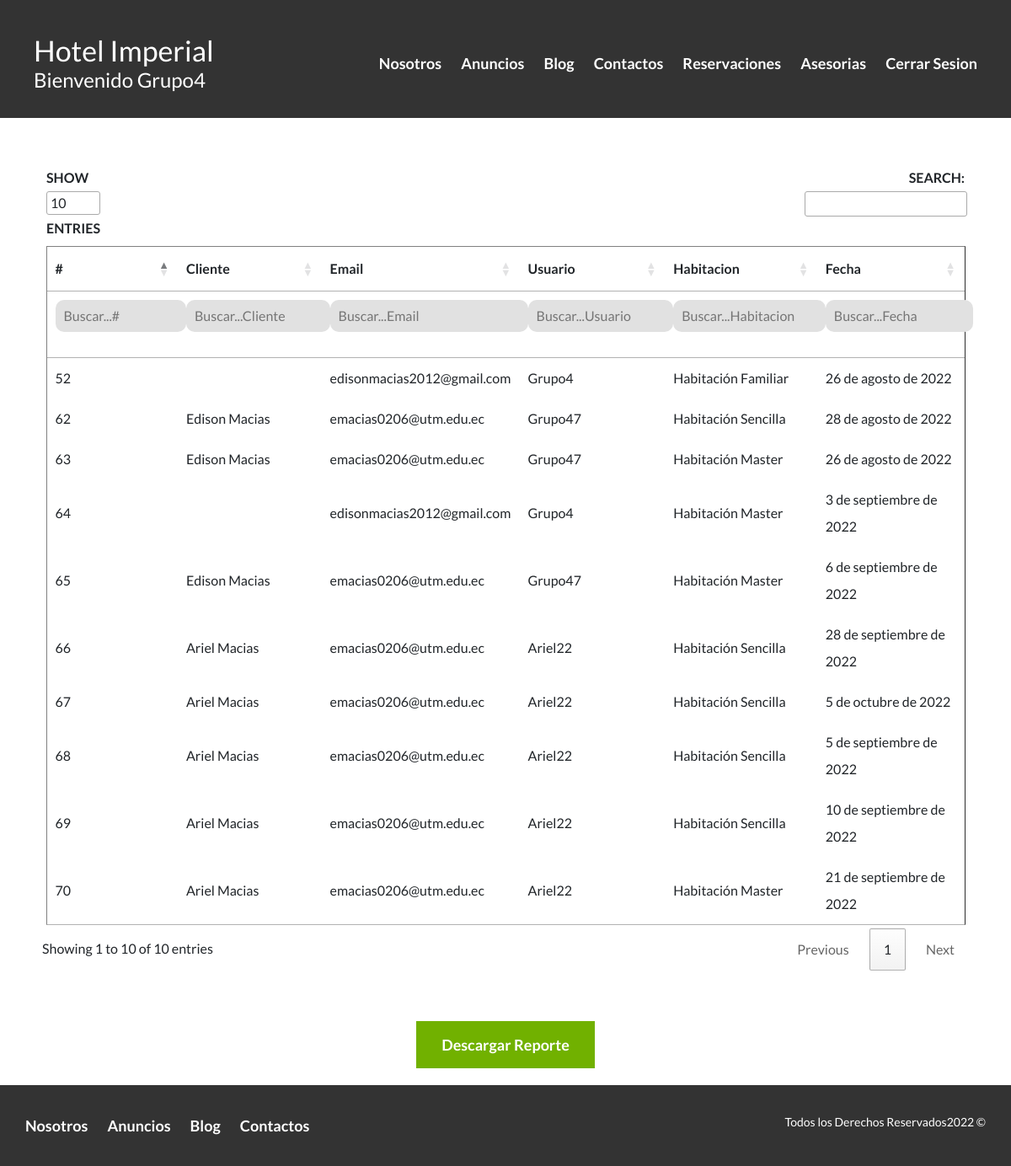
Screenshot of /reservacion/ (signed in) with the database file from the repository.
### Hotel/models.py (models this page shows, shortened)
class Reservation(models.Model):
    date = models.DateField(verbose_name="Fecha de Reservacion")
    cliente = models.CharField(verbose_name="Cliente", max_length=100)
    mail = models.EmailField(verbose_name="Email")
    room = models.CharField(max_length=100,verbose_name="Habitacion")
    user = models.CharField(max_length=100,verbose_name="Usuario")
    class Meta:
        verbose_name = 'Reservacion'
        verbose_name_plural = 'Reservaciones'
        ordering = ["-date"]

### Hotel/views.py (the view)
# urls.py: path('reservacion/', reservacion.as_view(), name="reservacion"),
class reservacion(TemplateView):
    template_name = 'hotel/Reservaciones.html'
    def get(selt, request):
        reser = Reservation.objects.all()
        return render(request, selt.template_name, {'reser': reser})

### Hotel/templates/hotel/Reservaciones.html (shortened to what this page needs)
{% extends 'core/base.html' %}
{% block header %}site-header{% endblock %}
{% block content %}
{% load static %}
<div class="table">
    <table border="1" id="example">
        <thead>
            <th>#</th>
            <th>Cliente</th>
            <th>Email</th>
            <th>Usuario</th>
            <th>Habitacion</th>
            <th>Fecha</th>
        </thead>
        <tbody>
            {% for reser in reser %}
            <tr>
                <td>{{reser.id}}</td>
                <td>{{reser.cliente}}</td>
                <td>{{reser.mail}}</td>
                <td>{{reser.user}}</td>
                <td>{{reser.room}}</td>
                <td>{{reser.date}}</td>
            </tr>
            {% endfor %}
        </tbody>
    </table>
</div>
<div class="descargar">
    <a href="{% url 'misreservacionpdf' %}" class="boton boton-verde">Descargar Reporte</a>
</div>
{% endblock %}

### core/templates/core/base.html (shortened to what this page needs)
<!DOCTYPE html>
<html lang="en">
    <head>
        {% load static %}
        <link href="https://cdn.jsdelivr.net/npm/bootstrap@5.2.0/dist/css/bootstrap.min.css" rel="stylesheet">
        <link rel="stylesheet" href="https://cdn.datatables.net/1.10.20/css/jquery.dataTables.min.css">
        <link rel="stylesheet" href="{% static 'core/Css/Estilos.css' %}">
        <link rel="stylesheet" href="{% static 'core/Css/Normalize.css' %}">
    </head>
    <body>
        <header class="{% block header %}{% endblock %}">
            <div class="contenedor contenido-header">
                <div class="barra">
                    <a href="{% url 'home' %}" >
                        <div class="barra1">
                            <h2>Hotel Imperial </h2>
                            {% if user.is_authenticated %}
                                {% if user.is_superuser %}
                                    <h4>Bienvenido {{user.username}}</h4>
                                {% else %}
                                    <h4>Bienvenido {{user.first_name}}</h4>
                                {% endif %}
                            {% endif %}
                        </div>
                    </a>
                    <nav class="navegacion">
                        <a href="{% url 'nosotros' %}">Nosotros</a>
                        <a href="{% url 'anuncios' %}">Anuncios</a>
                        <a href="{% url 'blog' %}">Blog</a>
                        <a href="{% url 'contacto' %}">Contactos</a>
                        {% if user.is_authenticated %}
                            {% if user.is_superuser %}
                            <a href="{% url 'reservacion' %}">Reservaciones</a>
                            <a href="{% url 'asesoria' '0' %}">Asesorias</a>
                            {% else %}
                            <a href="{% url 'misreservacion' %}">Mis Reservaciones</a>
                            {% endif %}
                            <a href="{% url 'cerrar_sesion' %}">Cerrar Sesion</a>
                        {% else %}
                            <a href="{% url 'login' %}">Login</a>
                        {% endif %}
                    </nav>
                </div>
            </div>
        </header>
        {% block content %}{% endblock content %}
        <footer class="site-footer section">
            <div class="contenedor contenedor-footer">
                <nav class="navegacion n1">
                    <a href="{% url 'nosotros' %}">Nosotros</a>
                    <a href="{% url 'anuncios' %}">Anuncios</a>
                    <a href="{% url 'blog' %}">Blog</a>
                    <a href="{% url 'contacto' %}">Contactos</a>
                </nav>
                <div>
                <p class="copyringt">Todos los Derechos Reservados2022 &copy</p></div>
            </div>
        </footer>
    </body>
</html>

### core/static/core/Css/Estilos.css (style rules this page uses)
html { box-sizing: border-box; font-size: 62.5%; }
*, *:before, *:after { box-sizing: inherit; }
body { font-family: 'Lato', sans-serif; font-size: 1.6rem; line-height: 2; }
.contenedor { max-width: 120rem; margin: auto; }
h2 { font-size: 3.4rem; }
h4 { font-size: 2.4rem; }
p { font-size: 1.4rem; }
.section { margin-top: 2rem; margin-bottom: 2rem; }
.boton { color: #ffffff; font-weight:700; text-decoration: none; font-size: 1.8rem; padding: 1rem 3rem; margin-top: 3rem; display: inline-block; text-align: center; border: none; }
.boton-verde { background-color:#71B100; }
.site-header { background-color: #333333; padding: 1rem 0 3rem 0; }
.contenido-header { margin: 0 4rem; height: 100%; display: flex; flex-direction: column; justify-content: space-between; }
.barra a { text-decoration: none; color: white; }
.navegacion a { color: white; font-weight: 700; text-decoration: none; font-size: 1.8rem; margin-right: 2rem; }
.navegacion a:last-of-type { margin: 0; }
.site-footer { background-color: #333333; margin: 2rem 0 0 0; }
.contenedor-footer { padding: 3rem 3rem; display: flex; justify-content: space-between; }
.copyringt { margin: 0; color: white; }
.table { padding: 5rem 5rem; }
.descargar { display: flex; flex-direction: column; align-items: center; }
.descargar a { margin-top: 0; }
@media (min-width: 970px) { .barra { display: flex; justify-content: space-between; align-items: center; padding-top: 3rem; } }
@media (min-width: 970px) { .barra1 h2 { margin: 0; } }
@media (min-width: 970px) { .barra1 h4 { margin: 0; } }

### rows the page displays
Reservation: id "67", cliente "Ariel Macias", mail "emacias0206@utm.edu.ec", user "Ariel22", room "Habitación Sencilla", date "5 de octubre de 2022"
Reservation: id "66", cliente "Ariel Macias", mail "emacias0206@utm.edu.ec", user "Ariel22", room "Habitación Sencilla", date "28 de septiembre de 2022"
Reservation: id "70", cliente "Ariel Macias", mail "emacias0206@utm.edu.ec", user "Ariel22", room "Habitación Master", date "21 de septiembre de 2022"
Reservation: id "69", cliente "Ariel Macias", mail "emacias0206@utm.edu.ec", user "Ariel22", room "Habitación Sencilla", date "10 de septiembre de 2022"
Reservation: id "65", cliente "Edison Macias", mail "emacias0206@utm.edu.ec", user "Grupo47", room "Habitación Master", date "6 de septiembre de 2022"
Reservation: id "68", cliente "Ariel Macias", mail "emacias0206@utm.edu.ec", user "Ariel22", room "Habitación Sencilla", date "5 de septiembre de 2022"
Reservation: id "64", mail "edisonmacias2012@gmail.com", user "Grupo4", room "Habitación Master", date "3 de septiembre de 2022"
Reservation: id "62", cliente "Edison Macias", mail "emacias0206@utm.edu.ec", user "Grupo47", room "Habitación Sencilla", date "28 de agosto de 2022"
Reservation: id "52", mail "edisonmacias2012@gmail.com", user "Grupo4", room "Habitación Familiar", date "26 de agosto de 2022"
Reservation: id "63", cliente "Edison Macias", mail "emacias0206@utm.edu.ec", user "Grupo47", room "Habitación Master", date "26 de agosto de 2022"

### other values shown
{{ user.username }} "Grupo4"
